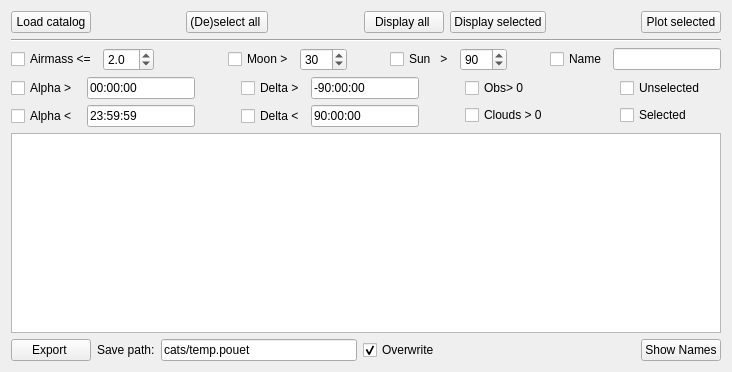
      <widget class="QWidget" name="obs">
       <attribute name="title">
        <string>Observations</string>
       </attribute>
       <layout class="QGridLayout" name="gridLayout_2">
        <item row="0" column="0">
         <layout class="QVBoxLayout" name="verticalLayout_2">
          <item>
           <layout class="QHBoxLayout" name="horizontalLayout_2">
            <item>
             <widget class="QPushButton" name="loadObs">
              <property name="text">
               <string>Load catalog</string>
              </property>
             </widget>
            </item>
            <item>
             <spacer name="horizontalSpacer">
              <property name="orientation">
               <enum>Qt::Horizontal</enum>
              </property>
              <property name="sizeType">
               <enum>QSizePolicy::Expanding</enum>
              </property>
              <property name="sizeHint" stdset="0">
               <size>
                <width>40</width>
                <height>20</height>
               </size>
              </property>
             </spacer>
            </item>
            <item>
             <widget class="QPushButton" name="updateSelectall">
              <property name="text">
               <string>(De)select all </string>
              </property>
             </widget>
            </item>
            <item>
             <spacer name="horizontalSpacer_2">
              <property name="orientation">
               <enum>Qt::Horizontal</enum>
              </property>
              <property name="sizeType">
               <enum>QSizePolicy::Expanding</enum>
              </property>
              <property name="sizeHint" stdset="0">
               <size>
                <width>40</width>
                <height>20</height>
               </size>
              </property>
             </spacer>
            </item>
            <item>
             <widget class="QPushButton" name="displayAllObs">
              <property name="text">
               <string>Display all </string>
              </property>
             </widget>
            </item>
            <item>
             <widget class="QPushButton" name="displaySelectedObs">
              <property name="text">
               <string>Display selected</string>
              </property>
             </widget>
            </item>
            <item>
             <spacer name="horizontalSpacer_3">
              <property name="orientation">
               <enum>Qt::Horizontal</enum>
              </property>
              <property name="sizeType">
               <enum>QSizePolicy::Expanding</enum>
              </property>
              <property name="sizeHint" stdset="0">
               <size>
                <width>40</width>
                <height>20</height>
               </size>
              </property>
             </spacer>
            </item>
            <item>
             <widget class="QPushButton" name="updatePlotObs">
              <property name="text">
               <string>Plot selected</string>
              </property>
             </widget>
            </item>
           </layout>
          </item>
          <item>
           <widget class="Line" name="line_11">
            <property name="orientation">
             <enum>Qt::Horizontal</enum>
            </property>
           </widget>
          </item>
          <item>
           <layout class="QGridLayout" name="gridLayout">
            <item row="0" column="1" colspan="2">
             <layout class="QHBoxLayout" name="moonLayout">
              <item>
               <spacer name="horizontalSpacer_4">
                <property name="orientation">
                 <enum>Qt::Horizontal</enum>
                </property>
                <property name="sizeHint" stdset="0">
                 <size>
                  <width>37</width>
                  <height>21</height>
                 </size>
                </property>
               </spacer>
              </item>
              <item>
               <widget class="QCheckBox" name="toggleMoondistObs">
                <property name="text">
                 <string>Moon &gt;</string>
                </property>
               </widget>
              </item>
              <item>
               <widget class="QDoubleSpinBox" name="moondistMinObs">
                <property name="decimals">
                 <number>0</number>
                </property>
                <property name="maximum">
                 <double>180.000000000000000</double>
                </property>
                <property name="value">
                 <double>30.000000000000000</double>
                </property>
               </widget>
              </item>
             </layout>
            </item>
            <item row="1" column="2" colspan="2">
             <layout class="QGridLayout" name="deltaLayout">
              <item row="0" column="0">
               <layout class="QHBoxLayout" name="deltaMinLayout">
                <item>
                 <widget class="QCheckBox" name="toggleDeltaMinObs">
                  <property name="text">
                   <string>Delta &gt;</string>
                  </property>
                 </widget>
                </item>
                <item>
                 <widget class="QLineEdit" name="deltaMinObs">
                  <property name="sizePolicy">
                   <sizepolicy hsizetype="Minimum" vsizetype="Fixed">
                    <horstretch>0</horstretch>
                    <verstretch>0</verstretch>
                   </sizepolicy>
                  </property>
                  <property name="text">
                   <string>-90:00:00</string>
                  </property>
                 </widget>
                </item>
               </layout>
              </item>
              <item row="1" column="0">
               <layout class="QHBoxLayout" name="deltaMaxLayout">
                <item>
                 <widget class="QCheckBox" name="toggleDeltaMaxObs">
                  <property name="text">
                   <string>Delta &lt;</string>
                  </property>
                 </widget>
                </item>
                <item>
                 <widget class="QLineEdit" name="deltaMaxObs">
                  <property name="sizePolicy">
                   <sizepolicy hsizetype="Minimum" vsizetype="Fixed">
                    <horstretch>0</horstretch>
                    <verstretch>0</verstretch>
                   </sizepolicy>
                  </property>
                  <property name="text">
                   <string>90:00:00</string>
                  </property>
                 </widget>
                </item>
               </layout>
              </item>
              <item row="0" column="1" rowspan="2">
               <spacer name="horizontalSpacer_8">
                <property name="orientation">
                 <enum>Qt::Horizontal</enum>
                </property>
                <property name="sizeType">
                 <enum>QSizePolicy::Minimum</enum>
                </property>
                <property name="sizeHint" stdset="0">
                 <size>
                  <width>40</width>
                  <height>20</height>
                 </size>
                </property>
               </spacer>
              </item>
             </layout>
            </item>
            <item row="1" column="4" colspan="2">
             <layout class="QVBoxLayout" name="obsCloudSelectLayout">
              <item>
               <widget class="QCheckBox" name="toggleObservabilityObs">
                <property name="text">
                 <string>Obs&gt; 0</string>
                </property>
               </widget>
              </item>
              <item>
               <widget class="QCheckBox" name="toggleCloudsObs">
                <property name="text">
                 <string>Clouds &gt; 0</string>
                </property>
               </widget>
              </item>
             </layout>
            </item>
            <item row="1" column="6">
             <layout class="QVBoxLayout" name="checkSelectLayout">
              <item>
               <widget class="QCheckBox" name="toggleUncheckedObs">
                <property name="text">
                 <string>Unselected</string>
                </property>
               </widget>
              </item>
              <item>
               <widget class="QCheckBox" name="toggleCheckedObs">
                <property name="text">
                 <string>Selected</string>
                </property>
               </widget>
              </item>
             </layout>
            </item>
            <item row="0" column="5" colspan="2">
             <layout class="QHBoxLayout" name="nameLayout">
              <item>
               <spacer name="horizontalSpacer_6">
                <property name="orientation">
                 <enum>Qt::Horizontal</enum>
                </property>
                <property name="sizeHint" stdset="0">
                 <size>
                  <width>37</width>
                  <height>20</height>
                 </size>
                </property>
               </spacer>
              </item>
              <item>
               <widget class="QCheckBox" name="toggleNameObs">
                <property name="text">
                 <string>Name</string>
                </property>
               </widget>
              </item>
              <item>
               <widget class="QLineEdit" name="nameObs">
                <property name="text">
                 <string/>
                </property>
               </widget>
              </item>
             </layout>
            </item>
            <item row="0" column="3" colspan="2">
             <layout class="QHBoxLayout" name="sunLayout">
              <item>
               <spacer name="horizontalSpacer_5">
                <property name="orientation">
                 <enum>Qt::Horizontal</enum>
                </property>
                <property name="sizeHint" stdset="0">
                 <size>
                  <width>37</width>
                  <height>21</height>
                 </size>
                </property>
               </spacer>
              </item>
              <item>
               <widget class="QCheckBox" name="toggleSundistObs">
                <property name="text">
                 <string>Sun   &gt;</string>
                </property>
               </widget>
              </item>
              <item>
               <widget class="QDoubleSpinBox" name="sundistMinObs">
                <property name="decimals">
                 <number>0</number>
                </property>
                <property name="maximum">
                 <double>180.000000000000000</double>
                </property>
                <property name="value">
                 <double>90.000000000000000</double>
                </property>
               </widget>
              </item>
             </layout>
            </item>
            <item row="1" column="0" colspan="2">
             <layout class="QGridLayout" name="alphaLayout">
              <item row="0" column="0">
               <layout class="QHBoxLayout" name="alphaMinLayout">
                <item>
                 <widget class="QCheckBox" name="toggleAlphaMinObs">
                  <property name="text">
                   <string>Alpha &gt;</string>
                  </property>
                 </widget>
                </item>
                <item>
                 <widget class="QLineEdit" name="alphaMinObs">
                  <property name="sizePolicy">
                   <sizepolicy hsizetype="Minimum" vsizetype="Fixed">
                    <horstretch>0</horstretch>
                    <verstretch>0</verstretch>
                   </sizepolicy>
                  </property>
                  <property name="text">
                   <string>00:00:00</string>
                  </property>
                 </widget>
                </item>
               </layout>
              </item>
              <item row="0" column="1" rowspan="2">
               <spacer name="horizontalSpacer_7">
                <property name="orientation">
                 <enum>Qt::Horizontal</enum>
                </property>
                <property name="sizeType">
                 <enum>QSizePolicy::Minimum</enum>
                </property>
                <property name="sizeHint" stdset="0">
                 <size>
                  <width>40</width>
                  <height>20</height>
                 </size>
                </property>
               </spacer>
              </item>
              <item row="1" column="0">
               <layout class="QHBoxLayout" name="alphaMaxLayout">
                <item>
                 <widget class="QCheckBox" name="toggleAlphaMaxObs">
                  <property name="text">
                   <string>Alpha &lt;</string>
                  </property>
                 </widget>
                </item>
                <item>
                 <widget class="QLineEdit" name="alphaMaxObs">
                  <property name="sizePolicy">
                   <sizepolicy hsizetype="Minimum" vsizetype="Fixed">
                    <horstretch>0</horstretch>
                    <verstretch>0</verstretch>
                   </sizepolicy>
                  </property>
                  <property name="text">
                   <string>23:59:59</string>
                  </property>
                 </widget>
                </item>
               </layout>
              </item>
             </layout>
            </item>
            <item row="0" column="0">
             <layout class="QHBoxLayout" name="airmassLayout">
              <item>
               <widget class="QCheckBox" name="toggleAirmassObs">
                <property name="text">
                 <string>Airmass &lt;=</string>
                </property>
               </widget>
              </item>
              <item>
               <widget class="QDoubleSpinBox" name="airmassMaxObs">
                <property name="decimals">
                 <number>1</number>
                </property>
                <property name="minimum">
                 <double>1.100000000000000</double>
                </property>
                <property name="maximum">
                 <double>10.000000000000000</double>
                </property>
                <property name="singleStep">
                 <double>0.100000000000000</double>
                </property>
                <property name="value">
                 <double>2.000000000000000</double>
                </property>
               </widget>
              </item>
             </layout>
            </item>
           </layout>
          </item>
          <item>
           <widget class="QTableView" name="listObs">
            <property name="sizePolicy">
             <sizepolicy hsizetype="MinimumExpanding" vsizetype="MinimumExpanding">
              <horstretch>0</horstretch>
              <verstretch>0</verstretch>
             </sizepolicy>
            </property>
            <property name="minimumSize">
             <size>
              <width>500</width>
              <height>200</height>
             </size>
            </property>
            <property name="baseSize">
             <size>
              <width>800</width>
              <height>400</height>
             </size>
            </property>
            <property name="editTriggers">
             <set>QAbstractItemView::NoEditTriggers</set>
            </property>
            <property name="dragEnabled">
             <bool>true</bool>
            </property>
            <property name="alternatingRowColors">
             <bool>true</bool>
            </property>
            <property name="showGrid">
             <bool>true</bool>
            </property>
            <property name="gridStyle">
             <enum>Qt::DashLine</enum>
            </property>
            <property name="sortingEnabled">
             <bool>true</bool>
            </property>
            <attribute name="horizontalHeaderDefaultSectionSize">
             <number>100</number>
            </attribute>
            <attribute name="horizontalHeaderMinimumSectionSize">
             <number>25</number>
            </attribute>
           </widget>
          </item>
          <item>
           <layout class="QHBoxLayout" name="saveExportLayout">
            <item>
             <widget class="QPushButton" name="saveObs">
              <property name="text">
               <string>Export </string>
              </property>
             </widget>
            </item>
            <item>
             <widget class="QLabel" name="saveObsLabel">
              <property name="text">
               <string>Save path:</string>
              </property>
              <property name="alignment">
               <set>Qt::AlignLeading|Qt::AlignLeft|Qt::AlignVCenter</set>
              </property>
             </widget>
            </item>
            <item>
             <widget class="QLineEdit" name="saveObsPath">
              <property name="text">
               <string>cats/temp.pouet</string>
              </property>
             </widget>
            </item>
            <item>
             <widget class="QCheckBox" name="toggleSaveObsOverwrite">
              <property name="text">
               <string>Overwrite</string>
              </property>
              <property name="checked">
               <bool>true</bool>
              </property>
             </widget>
            </item>
            <item>
             <spacer name="exportSpacer">
              <property name="orientation">
               <enum>Qt::Horizontal</enum>
              </property>
              <property name="sizeHint" stdset="0">
               <size>
                <width>40</width>
                <height>20</height>
               </size>
              </property>
             </spacer>
            </item>
            <item>
             <widget class="QPushButton" name="printNamesObs">
              <property name="text">
               <string>Show Names</string>
              </property>
             </widget>
            </item>
           </layout>
          </item>
         </layout>
        </item>
       </layout>
      </widget>
